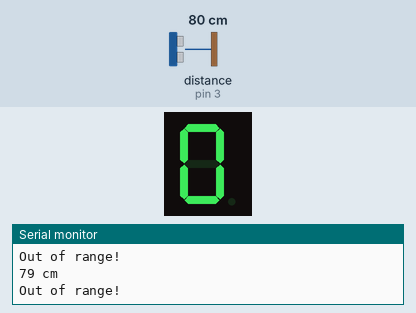
Bench run of a sketch on a simulated Arduino Uno, built with avr-gcc and run on an emulated ATmega328P. On the bench: 1-digit seven-segment display, the last lines printed to the serial monitor. Wiring (inferred from the names in the program): ultrasonic range finder: trigger pin 4; echo pin 3; 1-digit 7-segment display, segments lit when LOW: segments pin 5, pin 6, pin 7, pin 8, pin 9, pin 10, pin 11. The test bench sets the inputs (shaded band); at power-on: distance to the obstacle (sensor on pin 3) 80 cm. The echo pulse lasts 58.3 µs per cm; the segment pins are drawn as the display they are named for.

Above: at 1.3 s.
1.4 s: distance to the obstacle (sensor on pin 3) set to 2 cm
At 2.0 s:
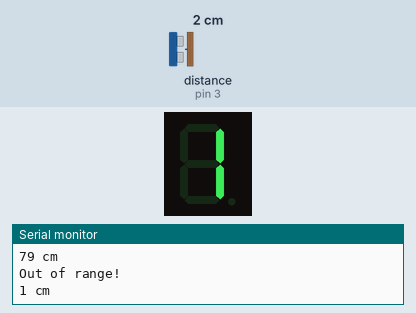
3.0 s: distance to the obstacle (sensor on pin 3) set to 4 cm
At 3.3 s:
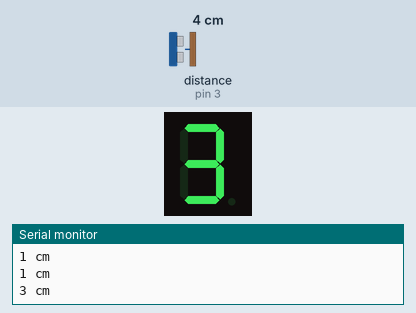
4.5 s: distance to the obstacle (sensor on pin 3) set to 9 cm
At 5.7 s:
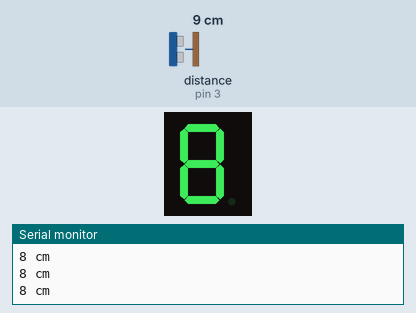
Timing chart, 0 to 7.5 s (numbered marks = the images above; inputs shaded):
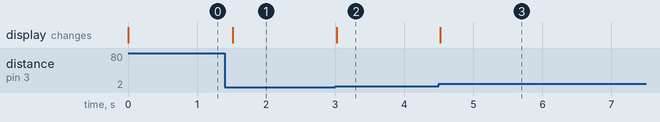

Measured:
- after the input at 1.4 s, the display: changes after 0.12 s (image 1)
- after the input at 3.0 s, the display: changes at once (image 2)
- after the input at 4.5 s, the display: changes at once (image 3)

The sketch:

Task2.ino
```cpp
int pinTrig = 4;
int pinEcho = 3;
int pinA = 5;
int pinB = 6;
int pinC = 7;
int pinD = 8;
int pinE = 9;
int pinF = 10;
int pinG = 11;

int t = 1000;

void setup() {
  Serial.begin(9600);
  pinMode(pinTrig, OUTPUT);
  pinMode(pinEcho, INPUT);
  pinMode(pinA, OUTPUT);
  pinMode(pinB, OUTPUT);
  pinMode(pinC, OUTPUT);
  pinMode(pinD, OUTPUT);
  pinMode(pinE, OUTPUT);
  pinMode(pinF, OUTPUT);
  pinMode(pinG, OUTPUT);
}

void loop() {
  int distanceDisplay = 0;
  long duration, distance;
  digitalWrite(pinTrig, LOW);
  delayMicroseconds(2);
  digitalWrite(pinTrig, HIGH);
  delayMicroseconds(10);
  digitalWrite(pinTrig, LOW);
  duration = pulseIn(pinEcho, HIGH);
  distance = (duration/2) / 29.1;

  Serial.print(distance);
  Serial.println(" cm");

  if(distance>=0 && distance<=9){
    LED_display(distance);
  }else{
    Serial.println("Out of range!");
    LED_display(0);
  }
  delay(500);
}

void LED_display(int number){
	if(number==0 || number==2 || number==3 || number==5 || number==6 || number==7 || number==8 || number==9){
    	digitalWrite(pinA , LOW);
    }else digitalWrite(pinA , HIGH);

  	if(number==0 || number==1 || number==2 || number==3 || number==4 || number==7 || number==8 || number==9){
   		digitalWrite(pinB, LOW);
  	}else digitalWrite(pinB , HIGH);

  	if(number==0 || number==1 || number==3 || number==4 || number==5 || number==6 || number==7 || number==8 || number==9){
   		digitalWrite(pinC, LOW);
  	}else digitalWrite(pinC , HIGH);

  	if(number==0 || number==2 || number==3 || number==5 || number==6 || number==8 || number==9){
   		digitalWrite(pinD, LOW);
  	}else digitalWrite(pinD , HIGH);

  	if(number==0 || number==2 || number==6 || number==8){
   		digitalWrite(pinE, LOW);
  	}else digitalWrite(pinE , HIGH);

  	if(number==0 || number==4 || number==5 || number==6 || number==8 || number==9){
   		digitalWrite(pinF, LOW);
  	}else digitalWrite(pinF , HIGH);

  	if(number==2 || number==3 || number==4 || number==5 || number==6 || number==8 || number ==9){
   		digitalWrite(pinG, LOW);
  	}else digitalWrite(pinG , HIGH);
}
```
